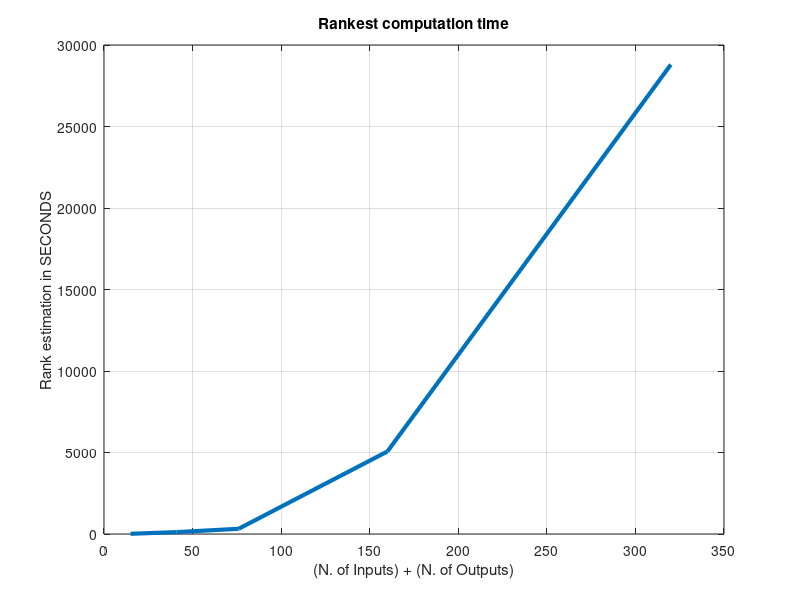

Source code (MATLAB):
%% Rankest performance evaluation 
%{
Running rankest(T) on a dense, sparse or incomplete tensor T plots an L-curve which represents the balance
between the relative error of the CPD and the number of rank-one terms R. 

The lower bound is based on the truncation error of the tensors multilinear singular values 
For incomplete and sparse tensors, this lower bound is not available and the first value to be tried for R is 1. 
The number of rank-one terms is increased until the relative error of the approximation is less than options.MinRelErr. 
In a sense, the corner of the resulting L-curve makes an optimal trade-off between accuracy and
compression. The rankest tool computes the number of rank-one terms R corresponding to
the L-curve corner and marks it on the plot with a square. This optimal number of rank-one
terms is also rankests first output.
%}

A = {}
times = []
ranks = []
n_inputs = [3, 9, 12, 32, 64]
n_outputs = [12, 32, 64, 128, 256]
dim = 3; 

%{
for i=1:1
    A{i} = abs(randn(n_inputs(i), dim, dim, n_outputs(i)))
    tic
    ranks(i) = rankest(A{i})
    times(i) = toc
end 
%}

disp('estimated rankest times:') 
disp(times)

ranks = [19,28,90,111]

times = 1.0e+03 * [0.0127, 0.1148,  0.3198,  5.0639, 28.800]


%mul_dims = n_inputs .* n_outputs;
mul_dims = n_inputs + n_outputs;  
%{
h1 = figure(3);
h1 = plot(mul_dims(1:end), times);
set(h1, 'LineWidth',3);
grid on

title('Rankest computation time') 
xlabel('(N. of Inputs) x (N. of Outputs)') 
ylabel('Rank estimation in SECONDS') 


%% plots 
h2 = figure(1); 
h2 = plot(n_inputs, times);
set(h2, 'LineWidth',3);
grid on

title('Rankest computation time') 
xlabel('Number of INPUTS') 
ylabel('Rank estimation in SECONDS') 

h3 = figure(2); 
h3 = plot(n_outputs, times); 
set(h3, 'LineWidth',3);
grid on

title('Rankest computation time') 
xlabel('Number of OUTPUTS') 
ylabel('Rank estimation in SECONDS') 
%} 

h3 = figure(3);
h3 = plot(mul_dims, times);
set(h3, 'LineWidth',3);
grid on

title('Rankest computation time') 
xlabel('(N. of Inputs) + (N. of Outputs)') 
ylabel('Rank estimation in SECONDS') 



